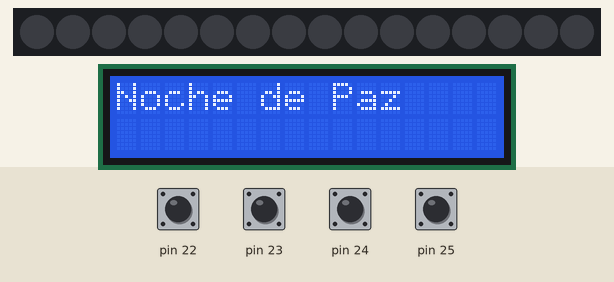
Bench run of a sketch on a simulated Arduino Mega 2560, built with avr-gcc and run on an emulated ATmega2560. On the bench: 16 RGB LEDs in strip order, left to right, 16×2 character LCD. Inputs (shaded band) come from the test bench; at power-on: pin 22–25 HIGH. The audio player accepts every command and is not drawn; what the sketch prints to the serial monitor is not drawn.

Above: at 5.1 s.
5.2 s: pin 23 pulled LOW for 0.15 s
8.3 s: pin 24 pulled LOW for 0.15 s
At 9.6 s:
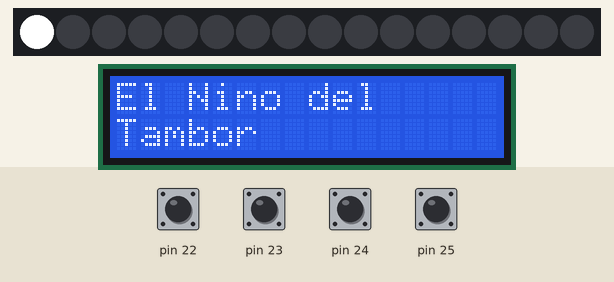
11.4 s: pin 25 pulled LOW for 0.15 s
At 12.2 s:
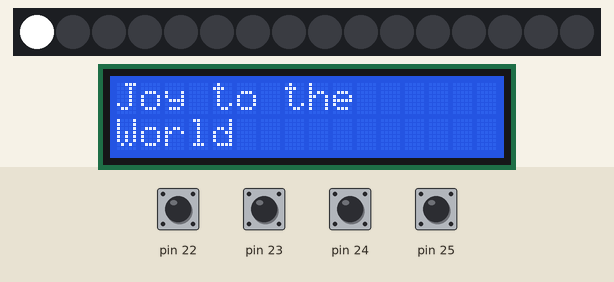
14.5 s: pin 22 pulled LOW for 0.15 s
16.1 s: pin 24 pulled LOW for 1 s
At 16.7 s:
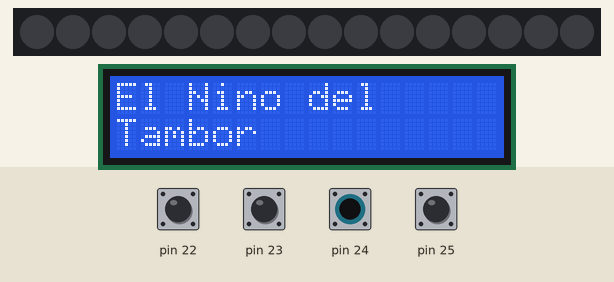
18.6 s: pin 23 pulled LOW for 1 s
At 22.0 s:
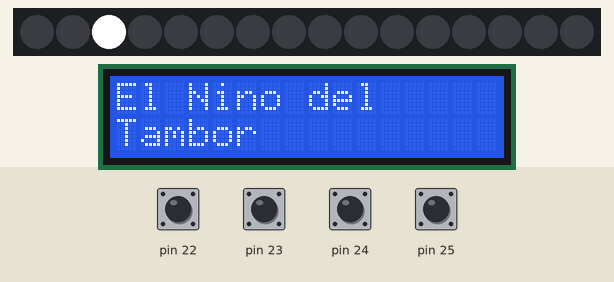
Timing chart, 0 to 23.5 s (numbered marks = the images above; inputs shaded):
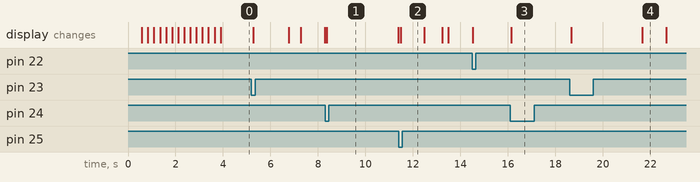

Measured:
- after the input at 8.3 s, the display: changes after 0.07 s (image 1)
- after the input at 11.4 s, the display: changes after 0.08 s (image 2)
- after the input at 16.1 s, the display: changes at once (image 3)

The sketch:

Constelacion-3-villancicos.ino
```cpp
/*
Combined sketch: TLC5940 LED villancico sequencer + DFPlayer Mini button control.

   Buttons (INPUT_PULLUP):
     bot1 (pin 22) = STOP   -> reset DFPlayer, turn LEDs off and pause sequence
     bot2 (pin 23) = PLAY   -> play current track and jump LEDs to that song
     bot3 (pin 24) = REWIND -> previous track. Plays it if already playing; otherwise just selects it.
     bot4 (pin 25) = FORWARD-> next track. Plays it if already playing; otherwise just selects it.

   DFPlayer on SoftwareSerial(26, 27).  TLC5940 uses the standard Mega pins
   (9/10/11/12/50/51/52/53), no conflict with pins 22-27.

   The LED sequencer is non-blocking (millis() driven) so the buttons are
   always polled while the villancicos play.  Each note's LED stays lit for   the note's full duration and hands off to the next note without going dark.
*/

#include <SoftwareSerial.h>
#include "DFRobotDFPlayerMini.h"
#include "Tlc5940.h"
#include <LiquidCrystal.h>

const int rs = 7, en = 6, d4 = 5, d5 = 4, d6 = 3, d7 = 2;
LiquidCrystal lcd(rs, en, d4, d5, d6, d7);


// ---------------------------------------------------------------------------
// Villancico data
// ---------------------------------------------------------------------------

#define SILENCE -1   // sentinel: no LED lit during this beat

float tempo = 4000;   // ms per whole note

//                       5                                 10                                         17                                                                   27                                                               37                                              44                                                    52
int notasNocheDePaz[] =    {7,     9,     7,    4,   SILENCE,  7,     9,     7,    4,   SILENCE,  2,   2,    11,  11,   12,  12,   7,          9,   9,    12,    11,    9,    7,    9,      7,    4,   SILENCE,   9,   9,    12,    11,    9,    7,    9,      7,   4,   SILENCE,  2,   2,    5,     2,     11,   0,    4,       12,     7,     4,    7,     5,     2,    0,    SILENCE};
float dursNocheDePaz[] =   {0.375, 0.125, 0.25, 0.5, 0.25,     0.375, 0.125, 0.25, 0.5, 0.25,     0.5, 0.25, 0.5, 0.25, 0.5, 0.25, 0.75,       0.5, 0.25, 0.375, 0.125, 0.25, 0.375, 0.125, 0.25, 0.5, 0.25,      0.5, 0.25, 0.375, 0.125, 0.25, 0.375, 0.125, 0.25, 0.5, 0.25,    0.5, 0.25, 0.375, 0.125, 0.25, 0.75, 0.5,     0.375, 0.125, 0.25, 0.375, 0.125, 0.25, 0.75, 0.75};

int notasNinoDelTambor[] =  {0,    2,    4,   4,    4,    5,     4,     5,    4,    SILENCE,  SILENCE,   0,    0,    2,    4,    4,    4,    4,    5,     4,     5,    4,    SILENCE,      SILENCE,   2,    4,    5,    7,    7,    7,    9,    7,     5,     4,    2,    SILENCE,      SILENCE,   2,    4,    5,    7,    7,    7,    9,    7,     9,     7,    5,           9,     7,     5,    4,           7,     5,     4,    2,    SILENCE,    SILENCE,   0,    2,    4,   4,    4,    5,     4,     5,    4,    SILENCE,   2,     0,     2,    0,    SILENCE};
float dursNinoDelTambor[] = {0.75, 0.25, 0.5, 0.25, 0.25, 0.125, 0.125, 0.25, 1.25, 0.25,     0.25, 0.25, 0.25, 0.25, 0.25, 0.25, 0.25, 0.25, 0.125, 0.125, 0.25, 1.25, 0.25,         0.25, 0.25, 0.25, 0.25, 0.25, 0.25, 0.25, 0.25, 0.125, 0.125, 0.25, 1.25, 0.25,         0.25, 0.25, 0.25, 0.25, 0.25, 0.25, 0.25, 0.25, 0.125, 0.125, 0.25, 0.5,         0.125, 0.125, 0.25, 0.5,         0.125, 0.125, 0.25, 1.25, 0.25,       0.75, 0.75, 0.25, 0.5, 0.25, 0.25, 0.125, 0.125, 0.25, 1.25, 0.25,      0.125, 0.125, 0.25, 1.25, 0.25};

// index:     0    10    20    30    40    50
int notasJoyToTheWorld[] = {
  0, 11, 9, 7, 5, 4, 2, 0, 7, 9,
  9, 11, 11, 0, 0, 0, 11, 9, 7, 7,
  5, 4, 0, 0, 11, 9, 7, 7, 5, 4,
  4, 4, 4, 4, 4, 5, 7, 5, 4, 2,
  2, 2, 2, 4, 5, 4, 2, 0, 0, 9,
  7, 5, 4, 5, 4, 2, 0
};

// index:     0    10    20    30    40    50
float dursJoyToTheWorld[] = {
  0.25, 0.1875, 0.0625, 0.375, 0.125, 0.25, 0.25, 0.375, 0.125, 0.375,
  0.125, 0.375, 0.125, 0.375, 0.125, 0.125, 0.125, 0.125, 0.125, 0.1875,
  0.0625, 0.125, 0.125, 0.125, 0.125, 0.125, 0.125, 0.1875, 0.0625, 0.125,
  0.125, 0.125, 0.125, 0.125, 0.0625, 0.0625, 0.375, 0.0625, 0.0625, 0.125,
  0.125, 0.125, 0.0625, 0.0625, 0.375, 0.0625, 0.0625, 0.125, 0.25, 0.125,
  0.1875, 0.0625, 0.125, 0.125, 0.25, 0.25, 0.5
};

struct Song {
  const int* notas;
  const float* durs;
  int len;
  const char* nameLine1;   // LCD row 0
  const char* nameLine2;   // LCD row 1 (empty string if unused)
};

Song songs[] = {
  {notasNocheDePaz,    dursNocheDePaz,    sizeof(notasNocheDePaz)    / sizeof(int), "Noche de Paz",  ""},
  {notasNinoDelTambor, dursNinoDelTambor, sizeof(notasNinoDelTambor) / sizeof(int), "El Nino del",   "Tambor"},
  {notasJoyToTheWorld, dursJoyToTheWorld, sizeof(notasJoyToTheWorld) / sizeof(int), "Joy to the",    "World"}
};

// ---------------------------------------------------------------------------
// Non-blocking LED sequencer state
// ---------------------------------------------------------------------------

int activeSong = 0;
int noteIndex = 0;
int currentChannel = -1;   // LED channel currently lit (-1 = none)
unsigned long noteStartMs = 0;
float dur = 0;             // full duration of the current note

enum NoteState { NOTE_START, NOTE_ON };
NoteState noteState = NOTE_START;

// Power-on intro (descending scale)
bool introDone = false;
int introStep = 12;
unsigned long introStartMs = 0;

bool stopped = true;

// ---------------------------------------------------------------------------
// DFPlayer globals
// ---------------------------------------------------------------------------

int bot1, bot2, bot3, bot4;
int botAnt1 = 0;
int botAnt2 = 0;
int botAnt3 = 0;
int botAnt4 = 0;

int track = 0;
int noTracks = 3;
int trackMasUno = 1;
unsigned long lastDebounceMs = 0;
const unsigned long debounceDelay = 50;

SoftwareSerial DFPlayerSerial(26, 27);   // Rx, Tx
DFRobotDFPlayerMini myDFPlayer;

// ---------------------------------------------------------------------------
// Setup
// ---------------------------------------------------------------------------

void setup() {
  Tlc.init();
  for (int i = 22; i <= 25; i++) {
    pinMode(i, INPUT_PULLUP);
  }
  lcd.begin(16, 2);
  Serial.begin(9600);
  DFPlayerSerial.begin(9600);
  myDFPlayer.begin(DFPlayerSerial);
  myDFPlayer.volume(30);   // De 0 a 30
  myDFPlayer.reset();
  showIntroOnLCD();
  runIntroBlocking();      // power-on descending scale before waiting for PLAY
  showSongOnLCD(track);    // show the track that's cued up (track 0 at boot)
}

// ---------------------------------------------------------------------------
// Main loop: buttons and LED sequencer never block
// ---------------------------------------------------------------------------

void loop() {
  handleButtons();
  updateLEDsequence();
  Tlc.update();   // keep TLC5940 PWM refreshed every cycle
}

// ---------------------------------------------------------------------------
// Buttons
// ---------------------------------------------------------------------------

void handleButtons() {
  if (millis() - lastDebounceMs < debounceDelay) return;
  lastDebounceMs = millis();

  bot1 = abs(digitalRead(22) - 1);
  bot2 = abs(digitalRead(23) - 1);
  bot3 = abs(digitalRead(24) - 1);
  bot4 = abs(digitalRead(25) - 1);

  if (bot1 != botAnt1) {
    if (bot1 == 1) {
      myDFPlayer.reset();
      stopSequence();
    }
  }
  if (bot2 != botAnt2) {
    if (bot2 == 1) {
      Serial.println((String) "track " + track + " tracMasUno " + trackMasUno);
      myDFPlayer.playMp3Folder(trackMasUno);
      jumpToSong(track);
    }
  }
  if (bot3 != botAnt3) {
    if (bot3 == 1) {
      track = abs(track - 1) % noTracks;
      trackMasUno = track + 1;
      Serial.println((String) "track " + track + " tracMasUno " + trackMasUno);
      if (!stopped) {
        myDFPlayer.playMp3Folder(trackMasUno);
        jumpToSong(track);
      } else {
        selectSong(track);
      }
    }
  }
  if (bot4 != botAnt4) {
    if (bot4 == 1) {
      track = (track + 1) % noTracks;
      trackMasUno = track + 1;
      Serial.println((String) "track " + track + " tracMasUno " + trackMasUno);
      if (!stopped) {
        myDFPlayer.playMp3Folder(trackMasUno);
        jumpToSong(track);
      } else {
        selectSong(track);
      }
    }
  }

  botAnt1 = bot1;
  botAnt2 = bot2;
  botAnt3 = bot3;
  botAnt4 = bot4;
}

// Start playing the given song from the beginning (LED side).
void jumpToSong(int songIdx) {
  activeSong = songIdx;
  noteIndex = 0;
  noteState = NOTE_START;
  introDone = true;   // skip the power-on scale when a track is selected
  stopped = false;
  showSongOnLCD(songIdx);
}

// Select the given song (LCD + internal state) without starting playback.
void selectSong(int songIdx) {
  activeSong = songIdx;
  showSongOnLCD(songIdx);
}

// Turn all LEDs off and pause the sequence.
void stopSequence() {
  apagar();
  stopped = true;
}

// ---------------------------------------------------------------------------
// Non-blocking LED sequencer
// ---------------------------------------------------------------------------

void updateLEDsequence() {
  if (stopped) return;

  if (!introDone) {
    runIntro();
    return;
  }

  Song* s = &songs[activeSong];

  switch (noteState) {
    case NOTE_START: {
      int ch = s->notas[noteIndex];
      if (ch == SILENCE) {
        if (currentChannel >= 0) { Tlc.set(currentChannel, 0); while (Tlc.update()); }
        currentChannel = SILENCE;
      } else if (ch != currentChannel) {
        if (currentChannel >= 0) Tlc.set(currentChannel, 0);
        currentChannel = ch;
        Tlc.set(currentChannel, 4080);
        while (Tlc.update());
      }
      dur = tempo * s->durs[noteIndex];
      noteStartMs = millis();
      noteState = NOTE_ON;
      break;
    }
    case NOTE_ON: {
      if ((unsigned long)(millis() - noteStartMs) >= (unsigned long)dur) {
        noteIndex++;
        if (noteIndex >= s->len) { stopSequence(); return; }
        noteState = NOTE_START;
      }
      break;
    }
  }
}

// Power-on descending scale animation, runs once.
void runIntro() {
  if (millis() - introStartMs >= 250) {
    Tlc.set(introStep + 1, 0);
    Tlc.set(introStep, 4080);
    while (Tlc.update());
    introStep--;
    introStartMs = millis();
    if (introStep < 0) {
      introDone = true;
      apagar();
      noteIndex = 0;
      noteState = NOTE_START;
    }
  }
}

// ---------------------------------------------------------------------------
// Helpers
// ---------------------------------------------------------------------------

void runIntroBlocking() {
  unsigned long start = millis();
  for (int step = 12; step >= 0; step--) {
    if (step < 12) Tlc.set(step + 1, 0);
    Tlc.set(step, 4080);
    while (Tlc.update());
    start = millis();
    while (millis() - start < 250) Tlc.update();
  }
  apagar();
}

void apagar() {
  for (int i = 0; i <= 15; i++) {
    Tlc.set(i, 0);
  }
  while (Tlc.update());
  currentChannel = -1;
}

void showIntroOnLCD() {
  lcd.clear();
  lcd.setCursor(0, 0);
  lcd.print("La Constelacion");
}

void showSongOnLCD(int songIdx) {
  lcd.clear();
  lcd.setCursor(0, 0);
  lcd.print(songs[songIdx].nameLine1);
  lcd.setCursor(0, 1);
  lcd.print(songs[songIdx].nameLine2);
}
```
